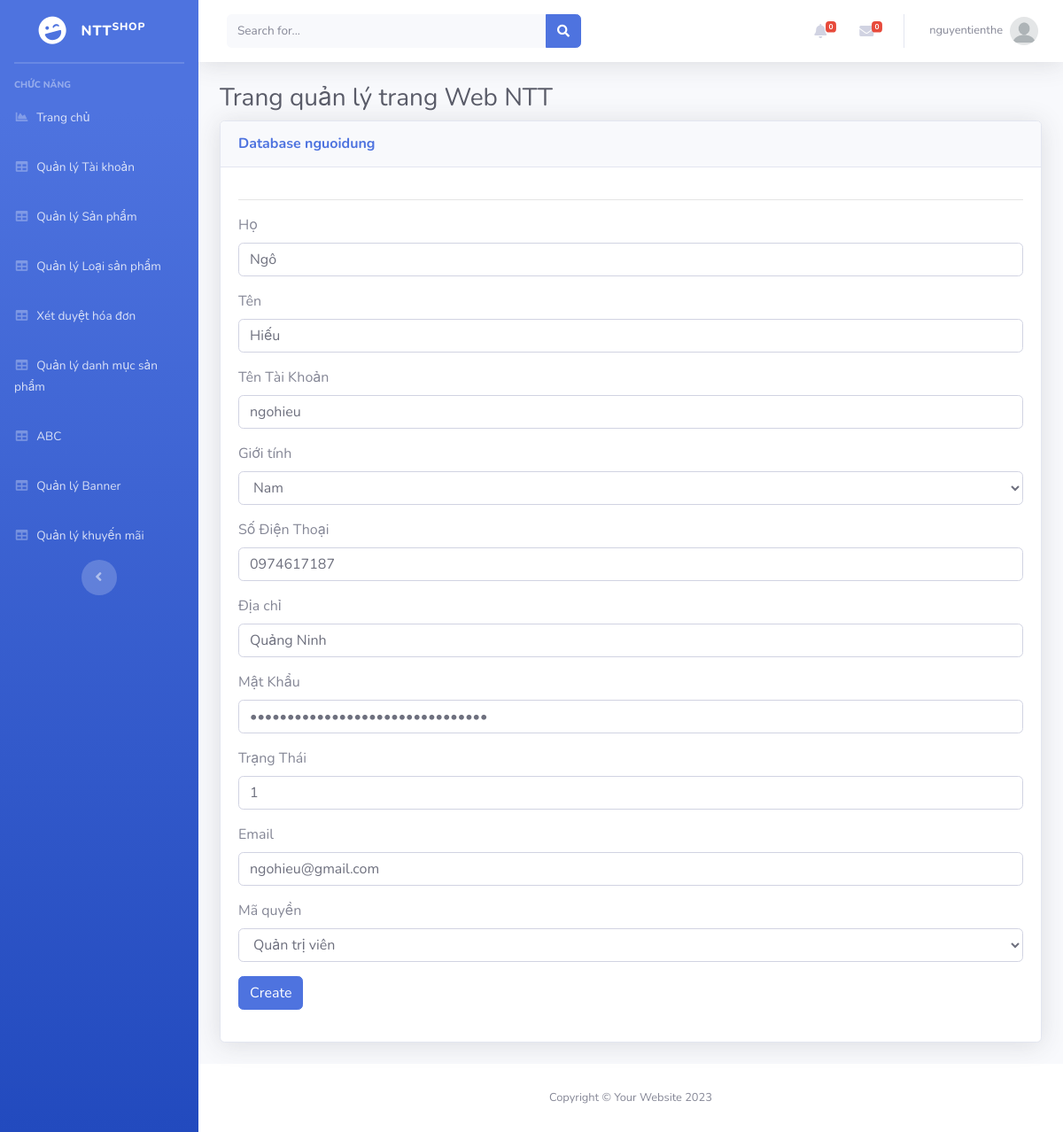
/Admin/index.php?mod=nguoidung&act=edit&id=14 (signed in), run on the app's committed database.
### tables this page shows
CREATE TABLE `nguoidung` (
  `MaND` int(11) NOT NULL,
  `Ho` varchar(20) NOT NULL,
  `Ten` varchar(20) NOT NULL,
  `GioiTinh` varchar(10) NOT NULL,
  `SDT` varchar(20) DEFAULT NULL,
  `Email` varchar(50) NOT NULL,
  `DiaChi` varchar(200) NOT NULL,
  `TaiKhoan` varchar(100) NOT NULL,
  `MatKhau` varchar(100) NOT NULL,
  `MaQuyen` int(11) NOT NULL,
  `TrangThai` int(11) NOT NULL
);

### Admin/MVC/controllers/NguoiDungController.php (called while the page is built, shortened)
<?php
class NguoiDungController
{
    var $nguoidung_model;
    public function __construct()
    {
        $this->nguoidung_model = new nguoidung();
    }
    public function edit()
    {
        $id = isset($_GET['id']) ? $_GET['id'] : 1;
        $data = $this->nguoidung_model->find($id);
        require_once("MVC/Views/Admin/index.php");
    }
}

### Admin/MVC/Models/connection.php (called while the page is built, shortened)
<?php
    class Connection{
        function __construct()
        {
            $severname ="localhost";
            $username ="root";
            $password ="";
            $db_name ="ntt_shop";
            $this->conn = new mysqli($severname,$username,$password,$db_name);
        }
    }
?>

### Admin/MVC/Models/model.php (called while the page is built, shortened)
<?php
require_once("connection.php");
class Model
{
    var $conn;
    var $table;
    var $contens;
    function __construct()
    {
        $conn_obj = new Connection();
        $this->conn = $conn_obj->conn;
    }
    function find($id)
    {
        $query = "select * from $this->table where $this->contens =$id";
        return $this->conn->query($query)->fetch_assoc();
    }
}

### Admin/MVC/Views/nguoidung/edit.php (the view, shortened to what this page needs)
<hr>
<table class="table table-bordered" id="dataTable" width="100%" cellspacing="0">
    <form action="?mod=nguoidung&act=update" method="POST" role="form" enctype="multipart/form-data">
        <div class="form-group">
               <label for="">Họ</label>
               <input type="text" class="form-control" id="" placeholder="" name="Ho" value="<?= $data['Ho']?>">
           </div>
           <div class="form-group">
               <label for="">Tên</label>
               <input type="text" class="form-control" id="" placeholder="" name="Ten" value="<?= $data['Ten']?>">
           </div>
           <div class="form-group">
               <label for="">Tên Tài Khoản</label>
               <input type="text" class="form-control" id="" placeholder="" name="TaiKhoan" value="<?= $data['TaiKhoan']?>">
           </div>
           <div class="form-group">
               <label for="">Giới tính</label>
               <select id="" name="GioiTinh" class="form-control">
                    <option <?= ($data['GioiTinh'] == 'Nam')?'selected':''?> value="Nam"> Nam</option>
               </select>
           </div>
           <div class="form-group">
               <label for="">Số Điện Thoại</label>
               <input type="text" class="form-control" id="" placeholder="" name="SDT" value="<?= $data['SDT']?>">
           </div>
           <div class="form-group">
               <label for="">Địa chỉ</label>
               <input type="text" class="form-control" id="" placeholder="" name="DiaChi" value="<?= $data['DiaChi']?>">
           </div>
           <div class="form-group">
               <label for="">Mật Khẩu</label>
               <input type="Password" class="form-control" id="" placeholder="" name="MatKhau" value="<?= $data['MatKhau']?>">
           </div>
           <div class="form-group">
               <label for="">Trạng Thái</label>
               <input type="text" class="form-control" id="" placeholder="" name="TrangThai" value="<?= $data['TrangThai']?>">
           </div>
           <div class="form-group">
               <label for="">Email</label>
               <input type="Email" class="form-control" id="" placeholder="" name="Email" value="<?= $data['Email']?>">
           </div>
           <div class="form-group">
           <div class="form-group">
               <label for="">Mã quyền</label>
               <select id="" name="MaQuyen" class="form-control">
                    <option <?= ($data['MaQuyen'] == '2')?'selected':''?> value="2"> Quản trị viên</option>
               </select>
           </div>
           </div>
           <button type="submit" class="btn btn-primary">Create</button>
    </form>
</table>

### data on the page
nguoidung: Ho "Ngô", Ten "Hiếu", TaiKhoan "ngohieu", GioiTinh "Nam", SDT "0974617187", DiaChi "Quảng Ninh", TrangThai "1", Email "ngohieu@gmail.com", MaQuyen "Quản trị viên"

### other printed values
$_SESSION['login']['TaiKhoan'] "nguyentienthe"
$mod "nguoidung"
